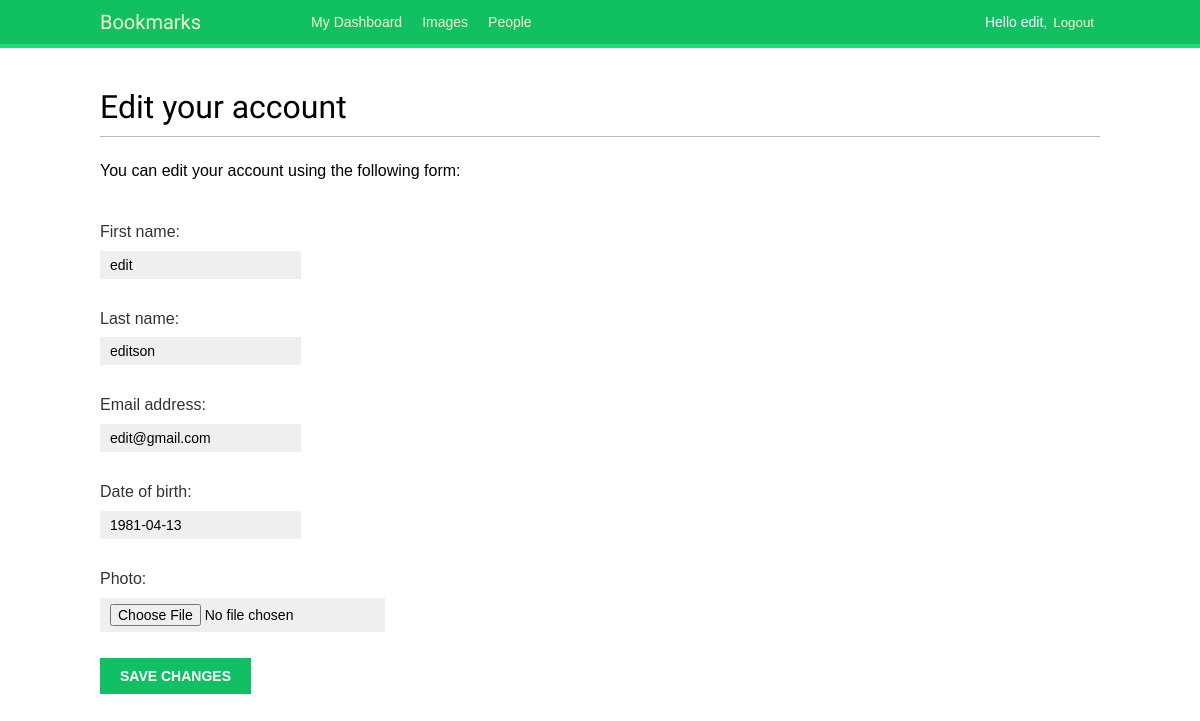
Before: /account/edit/ (signed in) with the older database file.
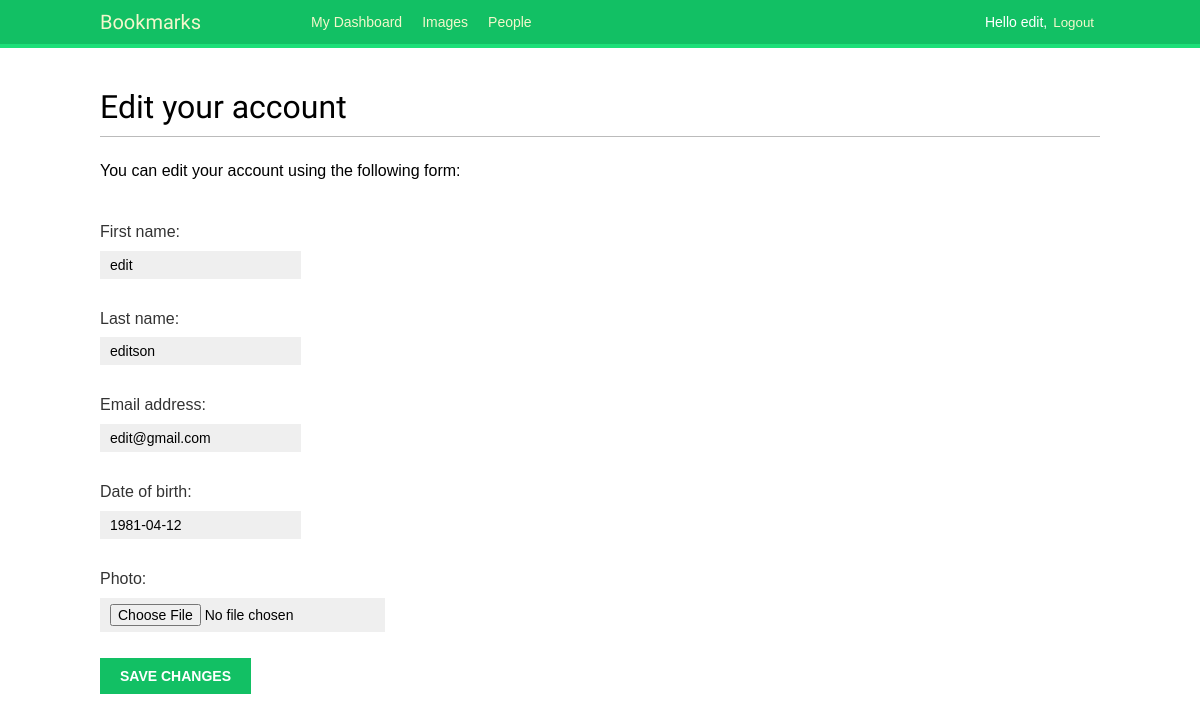
After: the same page with the newer database file.
### account/models.py (models this page shows, shortened)
class Profile(models.Model):
    user = models.OneToOneField(
        settings.AUTH_USER_MODEL,
        on_delete=models.CASCADE
    )
    date_of_birth = models.DateField(blank=True, null=True)
    photo = models.ImageField(
        upload_to='users/%Y/%m/%d/',
        blank=True
    )

### account/views.py (the view)
# urls.py: path('edit/', views.edit, name='edit'),
@login_required
def edit(request):
    if request.method == "POST":
        user_form = UserEditForm(
            instance=request.user,
            data=request.POST
        )
        profile_form = ProfileEditForm(
            instance=request.user.profile,
            data=request.POST,
            files=request.FILES
        )
        if user_form.is_valid() and profile_form.is_valid():
            user_form.save()
            profile_form.save()
            messages.success(
                request,
                'Profile updated successfully'
            )
        else:
            messages.error(request, 'Error updating your profile')
    else:
        user_form = UserEditForm(instance=request.user)
        profile_form = ProfileEditForm(instance=request.user.profile)
    return render(
        request,
        'account/edit.html',
        {
            'user_form': user_form,
            'profile_form': profile_form
        }
    )

### account/forms.py
class UserEditForm(forms.ModelForm):
    class Meta:
        model = get_user_model()
        fields = ['first_name', 'last_name', 'email']

class ProfileEditForm(forms.ModelForm):
    class Meta:
        model = Profile
        fields = ['date_of_birth', 'photo']

### account/templates/account/edit.html (shortened to what this page needs)
{% extends 'base.html' %}
{% block content %}
    <h1>Edit your account</h1>
    <p>You can edit your account using the following form:</p>
    <form method="post" enctype="multipart/form-data">
        {{ user_form.as_p }}
        {{ profile_form.as_p }}
        <p><input type="submit" value="Save Changes"></p>
    </form>
{% endblock %}

### account/templates/base.html (shortened to what this page needs)
{% load static %}
<!DOCTYPE html>
<html lang="en">
<head>
    <link rel="stylesheet" href="{% static 'css/base.css' %}">
</head>
<body>
    <div id="header">
        <span class="logo">Bookmarks</span>
        {% if request.user.is_authenticated %}
        <ul class="menu">
            <li {% if section == "dashboard" %}class="selected"{% endif %}>
                <a href="{% url "dashboard" %}">My Dashboard</a>
            </li>
            <li{% if section == "images" %}class="selected"{% endif %}>
                <a href="#">Images</a>
            </li>
            <li {% if section == "people" %}class="selected"{% endif %}>
                <a href="#">People</a>
            </li>
        </ul>
        {% endif %}
        <span class="user">
            {% if request.user.is_authenticated %}
                Hello {{ request.user.first_name|default:request.user.username }},
                <form action="{% url 'logout' %}" method="post">
                    <button type="submit">Logout</button>
                </form>
            {% else %}
                <a href="{% url 'login' %}">Log-in</a>
            {% endif %}
        </span>
    </div>
    <div id="content">
        {% block content %}
        {% endblock %}
    </div>
</body>
</html>

### account/static/css/base.css (style rules this page uses)
body { margin:0; padding:0; font-family:helvetica, sans-serif; }
p { line-height: 1.8; }
a { color:#12c064; text-decoration:none; }
h1, h2, h3, h4, h5 , h6 { font-family: 'Muli', sans-serif; font-weight:normal; }
h1 { border-bottom:1px solid #bbb; padding:0 0 10px 0; margin:10px 0 20px 0; }
#header { padding:10px 100px; font-size:14px; background:#12c064; color:#fff; border-bottom:4px solid #1cdf78; overflow:auto; }
#header .logo { font-family: 'Muli', sans-serif; float:left; color:#f3f7cc; font-size:20px; margin-right:10%; }
#header ul.menu { list-style:none; float:left; margin:0; padding:0; }
#header ul.menu li { float:left; padding:4px 10px; }
#header a { color:#f3f7cc; }
#header .user { float:right; padding-top:4px; }
#header .user form { display:inline; float:right; }
#header .user button { background:none; color:#f3f7cc; border:none; cursor:pointer; float:left; display:inline; }
#content { padding:30px 100px; }
form { overflow:auto; }
form p { width:100%; overflow:auto; }
label { float:left; clear:both; color:#333; margin-bottom:4px; }
input, textarea { clear:both; float:left; margin:0 0 10px; background:#efefef; border:0; padding:6px 10px; font-size:14px; }
input[type=submit], a.button { font-weight:bold; background:#12c064; color:#fff; padding:10px 20px; font-size:14px; text-transform:uppercase; }

Changed rows visible on the page:
changed Profile: date_of_birth "1981-04-13" → "1981-04-12"
